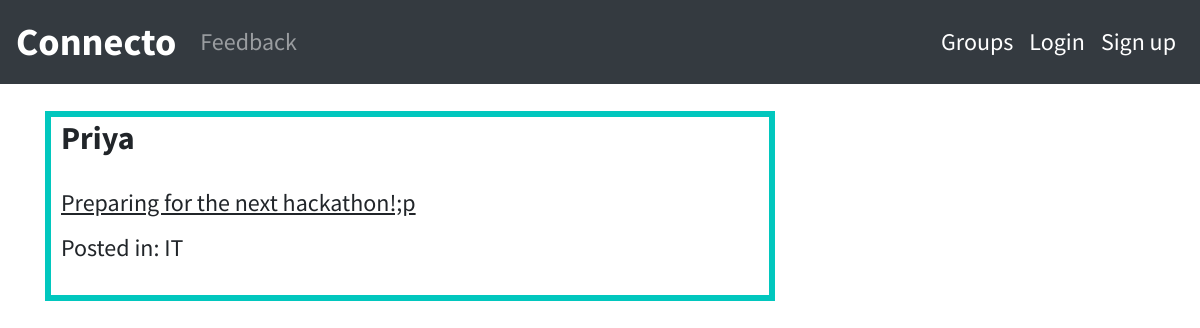
The app's page /posts/by/Priya/ with its own data.
### posts/models.py (models this page shows, shortened)
class Post(models.Model):
    user=models.ForeignKey(User,related_name='posts',on_delete=models.CASCADE)
    message=models.TextField()
    message_html=models.TextField(editable=False)
    created_at=models.DateTimeField(auto_now=True)
    group=models.ForeignKey(Group,related_name='posts',null=True,blank=True,on_delete=models.CASCADE)
    class Meta:
        ordering =['-created_at']
        unique_together=['user','message']

### groups/models.py (models this page shows, shortened)
class Group(models.Model):
    name=models.CharField(max_length=250,unique=True)
    slug=models.SlugField(allow_unicode=True,unique=True)
    description=models.TextField(blank=True,default='')
    description_html=models.TextField(editable=False,default='',blank=True)
    members=models.ManyToManyField(User,through="Groupmember")
    class Meta:
        ordering =['name']

### posts/views.py (the view)
# urls.py: re_path(r'by/(?P<username>[-\w]+)/$',UserPosts.as_view(),name='for_user'),
class UserPosts(SelectRelatedMixin,ListView):
    model=Post
    template_name='posts/user_post_list.html'
    def get_queryset(self):
        try:
            self.post_user=Post.objects.filter(user__username__iexact=self.kwargs.get('username'))
        except User.DoesNotExist:
            return Http404
        else:
            return self.post_user.all()
    def get_context_data(self, **kwargs):
        context = super().get_context_data(**kwargs)
        context['post_user'] = self.kwargs.get('username')
        return context

### posts/templates/posts/user_post_list.html
{% extends "posts/post_base.html" %}
    {% block post_content %}
        {% for post in post_list %}
            <div class="col-md-8">
                    {% include "posts/_post.html" %}
            </div>
        {% endfor %}
    {% endblock %}

### posts/templates/posts/_post.html (shortened to what this page needs)
<div class="post-media">
    <h2><b>{{post.user.username}}</b></h2>
    <br>
        <div class="media-body">
            <h4> <U>{{post.message_html|safe}}</U></h4>
                {% if post.group %}
                    <h4>  Posted in: {{post.group.name}}</h4>
                    <br>
                {% endif %}
        </div>
    </div>

### static/css/base.css (style rules this page uses)
body { font-family: 'Source Sans Pro', sans-serif; }
.post-media { border: 6px solid #01c7be; padding-top:2px; padding-left: 10px; margin-top: 15px; }

### records on screen
Post: user.username "Priya", message_html "Preparing for the next hackathon!;p", group.name "IT"
